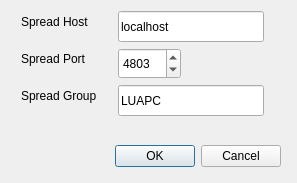
<?xml version="1.0" encoding="UTF-8"?>
<ui version="4.0">
 <class>SpreadConfigure</class>
 <widget class="QDialog" name="SpreadConfigure">
  <property name="geometry">
   <rect>
    <x>0</x>
    <y>0</y>
    <width>297</width>
    <height>183</height>
   </rect>
  </property>
  <property name="windowTitle">
   <string>Spread Configure</string>
  </property>
  <property name="modal">
   <bool>true</bool>
  </property>
  <widget class="QDialogButtonBox" name="buttonBox">
   <property name="geometry">
    <rect>
     <x>30</x>
     <y>140</y>
     <width>251</width>
     <height>32</height>
    </rect>
   </property>
   <property name="orientation">
    <enum>Qt::Horizontal</enum>
   </property>
   <property name="standardButtons">
    <set>QDialogButtonBox::Cancel|QDialogButtonBox::Ok</set>
   </property>
  </widget>
  <widget class="QLineEdit" name="spreadHost">
   <property name="geometry">
    <rect>
     <x>118</x>
     <y>11</y>
     <width>146</width>
     <height>31</height>
    </rect>
   </property>
   <property name="text">
    <string>localhost</string>
   </property>
  </widget>
  <widget class="QSpinBox" name="spreadPort">
   <property name="geometry">
    <rect>
     <x>118</x>
     <y>48</y>
     <width>63</width>
     <height>31</height>
    </rect>
   </property>
   <property name="minimum">
    <number>1050</number>
   </property>
   <property name="maximum">
    <number>9999</number>
   </property>
   <property name="value">
    <number>4803</number>
   </property>
  </widget>
  <widget class="QLineEdit" name="spreadGroup">
   <property name="geometry">
    <rect>
     <x>118</x>
     <y>85</y>
     <width>146</width>
     <height>31</height>
    </rect>
   </property>
   <property name="text">
    <string>LUAPC</string>
   </property>
  </widget>
  <widget class="QLabel" name="label">
   <property name="geometry">
    <rect>
     <x>21</x>
     <y>11</y>
     <width>82</width>
     <height>21</height>
    </rect>
   </property>
   <property name="text">
    <string>Spread Host</string>
   </property>
  </widget>
  <widget class="QLabel" name="label_2">
   <property name="geometry">
    <rect>
     <x>21</x>
     <y>48</y>
     <width>79</width>
     <height>21</height>
    </rect>
   </property>
   <property name="text">
    <string>Spread Port</string>
   </property>
  </widget>
  <widget class="QLabel" name="label_3">
   <property name="geometry">
    <rect>
     <x>21</x>
     <y>85</y>
     <width>91</width>
     <height>21</height>
    </rect>
   </property>
   <property name="text">
    <string>Spread Group</string>
   </property>
  </widget>
 </widget>
 <resources/>
 <connections>
  <connection>
   <sender>buttonBox</sender>
   <signal>accepted()</signal>
   <receiver>SpreadConfigure</receiver>
   <slot>accept()</slot>
   <hints>
    <hint type="sourcelabel">
     <x>248</x>
     <y>254</y>
    </hint>
    <hint type="destinationlabel">
     <x>157</x>
     <y>274</y>
    </hint>
   </hints>
  </connection>
  <connection>
   <sender>buttonBox</sender>
   <signal>rejected()</signal>
   <receiver>SpreadConfigure</receiver>
   <slot>reject()</slot>
   <hints>
    <hint type="sourcelabel">
     <x>316</x>
     <y>260</y>
    </hint>
    <hint type="destinationlabel">
     <x>286</x>
     <y>274</y>
    </hint>
   </hints>
  </connection>
 </connections>
</ui>
